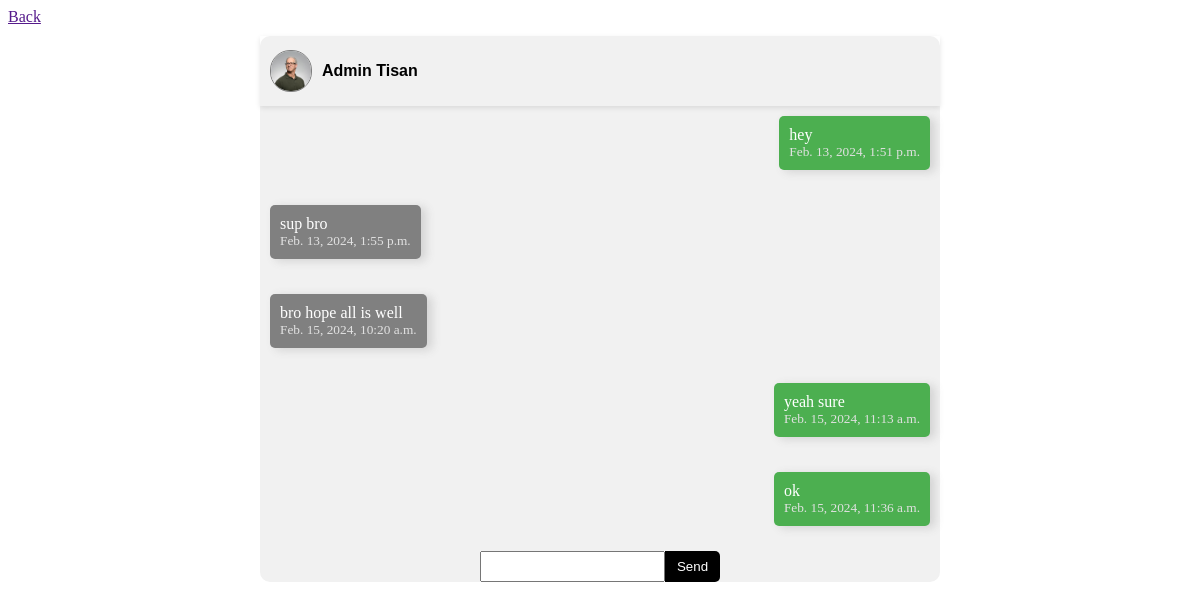
The page /chat/order/51ecba7c947e44bea3471a2f14460a47/ (signed in) on the database its author committed.
### core/models.py (models this page shows, shortened)
class User(AbstractUser):
    id = models.UUIDField(primary_key=True, default=uuid4, editable=False)
    email = models.EmailField(unique=True)
    image = models.ImageField(default='images/avarter.png', upload_to='images/')
    stars = models.IntegerField(default=0)
    worker = models.BooleanField(default=False)
    USERNAME_FIELD = 'email'
    REQUIRED_FIELDS = []

class Message(models.Model):
    sender = models.ForeignKey(User, related_name="sender", on_delete=models.CASCADE)
    reciever = models.ForeignKey(User, related_name="reciever", on_delete=models.CASCADE)
    body = models.TextField(default='')
    image = models.ImageField(upload_to="images/", blank=True, null=True)
    created_at = models.DateTimeField(auto_now_add=True)
    class Meta:
        ordering = ['-created_at']

### core/views.py (the view)
# urls.py: path('chat/order/<str:pk>/', chat, name='chat'),
def chat(request, pk):
    friend = get_object_or_404(User, id=pk)
    sms = Message.objects.filter(
        Q(sender__id=request.user.id, reciever__id=pk)|
        Q(reciever__id=request.user.id, sender__id=pk)
    ).reverse()
    if request.method == 'POST':
        form = MessageForm(request.POST)
        if form.is_valid():
            instance = form.save(commit=False)
            instance.sender = request.user
            instance.reciever = friend
            instance.save()
            return redirect("core:chat",pk)
    else:
        form = MessageForm()
    context = {"smss":sms, 'form':form, 'friend':friend}
    return render(request, "core/order-field.html", context)

### core/forms.py
class MessageForm(forms.ModelForm):
    class Meta:
        model = Message
        fields = '__all__'
        exclude = ('sender', 'reciever')
    body = forms.CharField(widget=forms.TextInput())

### core/templates/core/order-field.html (shortened to what this page needs)
<a href="{{request.META.HTTP_REFERER}}">Back</a>
<div class="container" >
    <div class="chat-container" style="">
        <nav>
            <a href="{% url 'core:profile' friend.id %}" class="profile-details">
                <img src="{{ friend.image.url }}" alt="" height="40" width="40" class="profile-image" srcset="">
                <p> <b>{{friend.first_name}} {{friend.last_name}}</b></p>
            </a>
        </nav>
        {% for sms in smss %}
            <div style="margin-bottom: 15px;{% if sms.sender == request.user %}display:flex; justify-content:right;{% endif %};">
                <div style="border-radius: 5px; box-shadow: 5px 2px 10px rgba(88, 88, 88, 0.2); padding: 10px; margin:10px; display:inline-block; background-color:{% if sms.sender == request.user %}#4CAF50 {% else %}gray{% endif %}; color:white;">
                    <p style="margin: 0; word-wrap: break-word;">{{ sms.body }}</p>
                    <small style="color:rgb(225, 225, 225); display:block;">{{ sms.created_at}}</small>
                </div>
            </div>
        {% endfor %}
        <form action="" method="post" style="display: flex; justify-content: center; margin-top: 15px;">
            {{ form.body }}
            <input type="reset" value="Send" style="padding: 8px 12px; background-color:black; color: white; border:none; border-radius: 0 5px 5px 0; cursor: pointer;">
        </form>
    </div>
</div>

### core/templates/core/order-field.html (style rules this page uses)
nav { font-family:arial; display:flex; padding:10px; position: sticky; box-shadow: 0 2px 5px rgba(0, 0, 0, 0.1); }
.profile-details { display: flex; align-items: center; color:black; text-decoration:none; }
.profile-image { border-radius: 20px; display: inline; border: 1px solid gray; margin-right: 10px; }
.container { max-width: 700px; margin: 0 auto; padding:0px; }
.chat-container { background-color: #f1f1f1; margin: 10px; border-radius: 10px; }

### rows shown on the page
User: image (picture), first_name "Admin", last_name "Tisan"
Message: body "hey", created_at "Feb. 13, 2024, 1:51 p.m."
Message: body "sup bro", created_at "Feb. 13, 2024, 1:55 p.m."
Message: body "bro hope all is well", created_at "Feb. 15, 2024, 10:20 a.m."
Message: body "yeah sure", created_at "Feb. 15, 2024, 11:13 a.m."
Message: body "ok", created_at "Feb. 15, 2024, 11:36 a.m."
